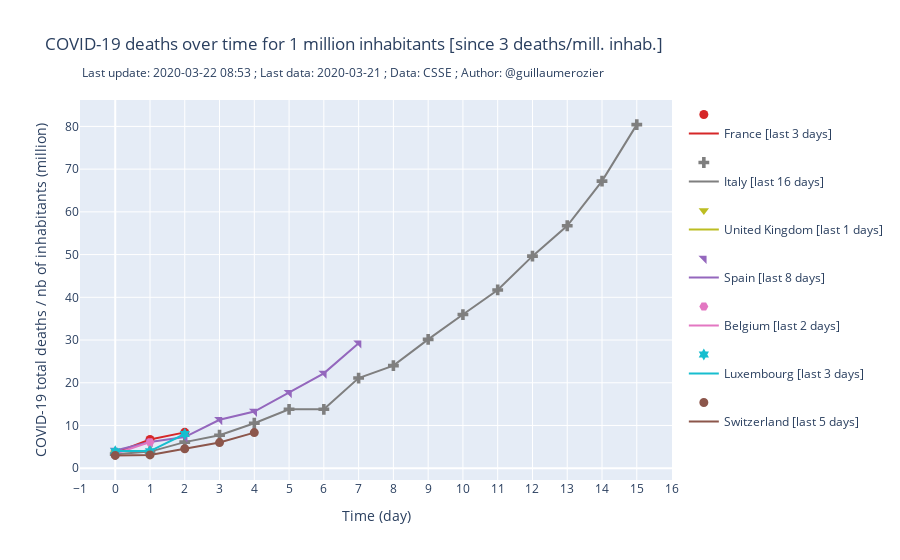

Notebook code for this chart:
### Code cell
import plotly.graph_objects as go
fig = go.Figure()

data_deaths_rolling = data_deaths
last_d = round(len(data_deaths)/2)
min_deaths_rate = 3

i=0
data_deaths_pop = pd.DataFrame()
data_deaths_pop["date"] = data_deaths["date"]
data_deaths_pop["date_int"] = data_deaths["date_int"]

for c in countries:
    pop = round(countries[c]["pop"])
    data_deaths_pop[c] = data_deaths[c] / pop
    res = data_deaths_pop.index[data_deaths_pop[c] >= min_deaths_rate].tolist()
    
    date_start = -1
    if len(res) > 0:
        #date_start = res.iloc[0]["date_int"]
        date_start = res[0]
    
    if date_start != -1:
        fig.add_trace(go.Scatter(x = data_deaths['date_int'][:-date_start], y = data_deaths[c][date_start:] / pop,
                        mode='markers',
                        marker_color=colors[i],
                        legendgroup=c,
                        marker_symbol= 3*i,
                        marker_size=9,
                        marker_line_color=colors[i],
                        #marker_line_width=2,
                        opacity=1,
                        showlegend=True,
                        name='{}'.format("")))

        fig.add_trace(go.Scatter(x = data_deaths_rolling['date_int'][:-date_start], y = data_deaths_rolling[c][date_start:] / pop,
                        mode='lines',
                        marker_color=colors[i],
                        legendgroup=c,
                        opacity=1,
                        showlegend=True,
                        line=dict(width=2),
                        name='{} [last {} days]'.format(c, len(data_deaths) - date_start)))
    i+=1
    if i >= 10:
        i=0

fig.update_layout(
    title="COVID-19 deaths over time for 1 million inhabitants [since {} deaths/mill. inhab.]".format(min_deaths_rate),
    xaxis_title="Time (day)",
    yaxis_title="COVID-19 total deaths / nb of inhabitants (million)",
    annotations = [dict(
        xref='paper',
        yref='paper',
        x=0, y=1.1,
        showarrow=False,
        text ='Last update: {} ; Last data: {} ; Data: CSSE ; Author: @guillaumerozier'.format(today, str(data_confirmed['date'].values[-1])[:10]))]
)
fig.update_xaxes(nticks = last_d)

print("> graph 5 built")
    
if upload:
    py.plot(fig, filename = 'deaths', auto_open=False)
    
if show:
    fig.show()
    
if export:
    fig.write_image("images/deaths_per_1m_inhabitant_aligned_since_minimum.png", scale=5, width=900, height=700)
    print("> graph 5 exported")

### Figure 1 — Plotly figure (JSON) as saved in the notebook; plotly's stock layout.template omitted (floating-point values rounded to 4 significant figures)
{"data": [{"legendgroup": "France", "marker": {"color": "rgb(214, 39, 40)", "line": {"color": "rgb(214, 39, 40)"}, "size": 9, "symbol": 0}, "mode": "markers", "name": "", "opacity": 1, "showlegend": true, "type": "scatter", "x": [0, 1, 2], "y": [3.627, 6.716, 8.388]}, {"legendgroup": "France", "line": {"width": 2}, "marker": {"color": "rgb(214, 39, 40)"}, "mode": "lines", "name": "France [last 3 days]", "opacity": 1, "showlegend": true, "type": "scatter", "x": [0, 1, 2], "y": [3.627, 6.716, 8.388]}, {"legendgroup": "Italy", "marker": {"color": "rgb(127, 127, 127)", "line": {"color": "rgb(127, 127, 127)"}, "size": 9, "symbol": 3}, "mode": "markers", "name": "", "opacity": 1, "showlegend": true, "type": "scatter", "x": [0, 1, 2, 3, 4, 5, 6, 7, 8, 9, 10, 11, 12, 13, 14, 15], "y": [3.283, 3.883, 6.1, 7.717, 10.52, 13.78, 13.78, 21.1, 24.02, 30.15, 35.97, 41.72, 49.63, 56.75, 67.2, 80.42]}, {"legendgroup": "Italy", "line": {"width": 2}, "marker": {"color": "rgb(127, 127, 127)"}, "mode": "lines", "name": "Italy [last 16 days]", "opacity": 1, "showlegend": true, "type": "scatter", "x": [0, 1, 2, 3, 4, 5, 6, 7, 8, 9, 10, 11, 12, 13, 14, 15], "y": [3.283, 3.883, 6.1, 7.717, 10.52, 13.78, 13.78, 21.1, 24.02, 30.15, 35.97, 41.72, 49.63, 56.75, 67.2, 80.42]}, {"legendgroup": "United Kingdom", "marker": {"color": "rgb(188, 189, 34)", "line": {"color": "rgb(188, 189, 34)"}, "size": 9, "symbol": 6}, "mode": "markers", "name": "", "opacity": 1, "showlegend": true, "type": "scatter", "x": [0], "y": [3.545]}, {"legendgroup": "United Kingdom", "line": {"width": 2}, "marker": {"color": "rgb(188, 189, 34)"}, "mode": "lines", "name": "United Kingdom [last 1 days]", "opacity": 1, "showlegend": true, "type": "scatter", "x": [0], "y": [3.545]}, {"legendgroup": "Spain", "marker": {"color": "rgb(148, 103, 189)", "line": {"color": "rgb(148, 103, 189)"}, "size": 9, "symbol": 9}, "mode": "markers", "name": "", "opacity": 1, "showlegend": true, "type": "scatter", "x": [0, 1, 2, 3, 4, 5, 6, 7], "y": [4.149, 6.149, 7.277, 11.34, 13.26, 17.66, 22.19, 29.26]}, {"legendgroup": "Spain", "line": {"width": 2}, "marker": {"color": "rgb(148, 103, 189)"}, "mode": "lines", "name": "Spain [last 8 days]", "opacity": 1, "showlegend": true, "type": "scatter", "x": [0, 1, 2, 3, 4, 5, 6, 7], "y": [4.149, 6.149, 7.277, 11.34, 13.26, 17.66, 22.19, 29.26]}, {"legendgroup": "Belgium", "marker": {"color": "rgb(227, 119, 194)", "line": {"color": "rgb(227, 119, 194)"}, "size": 9, "symbol": 15}, "mode": "markers", "name": "", "opacity": 1, "showlegend": true, "type": "scatter", "x": [0, 1], "y": [3.364, 6.091]}, {"legendgroup": "Belgium", "line": {"width": 2}, "marker": {"color": "rgb(227, 119, 194)"}, "mode": "lines", "name": "Belgium [last 2 days]", "opacity": 1, "showlegend": true, "type": "scatter", "x": [0, 1], "y": [3.364, 6.091]}, {"legendgroup": "Luxembourg", "marker": {"color": "rgb(23, 190, 207)", "line": {"color": "rgb(23, 190, 207)"}, "size": 9, "symbol": 18}, "mode": "markers", "name": "", "opacity": 1, "showlegend": true, "type": "scatter", "x": [0, 1, 2], "y": [4, 4, 8]}, {"legendgroup": "Luxembourg", "line": {"width": 2}, "marker": {"color": "rgb(23, 190, 207)"}, "mode": "lines", "name": "Luxembourg [last 3 days]", "opacity": 1, "showlegend": true, "type": "scatter", "x": [0, 1, 2], "y": [4, 4, 8]}, {"legendgroup": "Switzerland", "marker": {"color": "rgb(140, 86, 75)", "line": {"color": "rgb(140, 86, 75)"}, "size": 9, "symbol": 27}, "mode": "markers", "name": "", "opacity": 1, "showlegend": true, "type": "scatter", "x": [0, 1, 2, 3, 4], "y": [3, 3.111, 4.556, 6, 8.333]}, {"legendgroup": "Switzerland", "line": {"width": 2}, "marker": {"color": "rgb(140, 86, 75)"}, "mode": "lines", "name": "Switzerland [last 5 days]", "opacity": 1, "showlegend": true, "type": "scatter", "x": [0, 1, 2, 3, 4], "y": [3, 3.111, 4.556, 6, 8.333]}], "layout": {"annotations": [{"showarrow": false, "text": "Last update: 2020-03-22 08:53 ; Last data: 2020-03-21 ; Data: CSSE ; Author: @guillaumerozier", "x": 0, "xref": "paper", "y": 1.1, "yref": "paper"}], "title": {"text": "COVID-19 deaths over time for 1 million inhabitants [since 3 deaths/mill. inhab.]"}, "xaxis": {"nticks": 30, "title": {"text": "Time (day)"}}, "yaxis": {"title": {"text": "COVID-19 total deaths / nb of inhabitants (million)"}}}}
